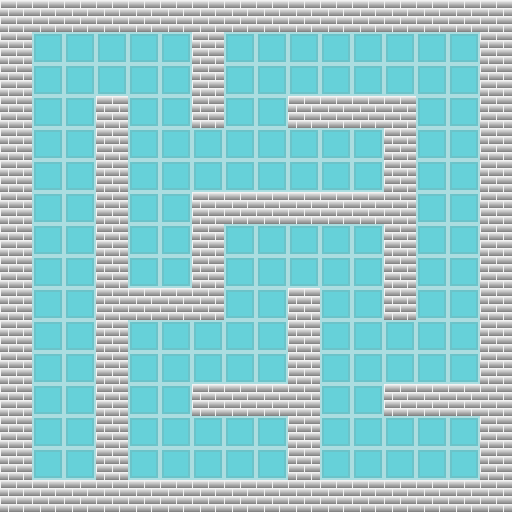

Below is a game level as drawn by its tile map, then a one-line description and the .tmx file that defines it, in full:
An orthogonal 16x16 tile map with 32x32 px tiles, 1 tile layer (Tile Layer 1) and 1 object.

<map version="1.0" orientation="orthogonal" renderorder="left-down" width="16" height="16" tilewidth="32" tileheight="32" nextobjectid="2">
 <properties>
  <property name="unity:scale" value="0.05" />
 </properties>
 <tileset firstgid="1" name="head of all" tilewidth="32" tileheight="32" spacing="1" tilecount="529" columns="23">
  <image source="../../../../Unity Projects/Resources/head of all.png" width="788" height="788" />
 </tileset>
 <layer name="Tile Layer 1" width="16" height="16">
  <data encoding="csv">
95,95,95,95,95,95,95,95,95,95,95,95,95,95,95,95,
95,143,143,143,143,143,95,143,143,143,143,143,143,143,143,95,
95,143,143,143,143,143,95,143,143,143,143,143,143,143,143,95,
95,143,143,95,143,143,95,143,143,95,95,95,95,143,143,95,
95,143,143,95,143,143,143,143,143,143,143,143,95,143,143,95,
95,143,143,95,143,143,143,143,143,143,143,143,95,143,143,95,
95,143,143,95,143,143,95,95,95,95,95,95,95,143,143,95,
95,143,143,95,143,143,95,143,143,143,143,143,95,143,143,95,
95,143,143,95,143,143,95,143,143,143,143,143,95,143,143,95,
95,143,143,95,95,95,95,143,143,95,143,143,95,143,143,95,
95,143,143,95,143,143,143,143,143,95,143,143,143,143,143,95,
95,143,143,95,143,143,143,143,143,95,143,143,143,143,143,95,
95,143,143,95,143,143,95,95,95,95,143,143,95,95,95,95,
95,143,143,95,143,143,143,143,143,95,143,143,143,143,143,95,
95,143,143,95,143,143,143,143,143,95,143,143,143,143,143,95,
95,95,95,95,95,95,95,95,95,95,95,95,95,95,95,95
</data>
 </layer>
 <objectgroup name="Collision">
  <object id="1" x="0" y="0">
   <polyline points="0,0 0,510.667 510.667,510.667 510.667,-0.666667 480,-0.666667 480,383.333 384,383.333 384,416 478.667,416 479.333,480 319.333,480 319.333,288.667 288.667,288.667 288.667,384 192,384 192,415.333 288,415.333 288,479.333 128,479.333 128,320 223.333,320 223.333,224 384,224 384,320 415.333,320 415.333,96.6667 288.667,96.6667 288.667,128 383.333,128 383.333,192 382.667,192 192.667,192 192.667,287.333 128,287.333 128,96.6667 96.6667,96.6667 96.6667,480 32,480 31.3333,30.6667 192,30.6667 192,127.333 224,127.333 224,31.3333 480,31.3333 480,-0.666667 0.666667,-0.666667" />
  </object>
 </objectgroup>
</map>
